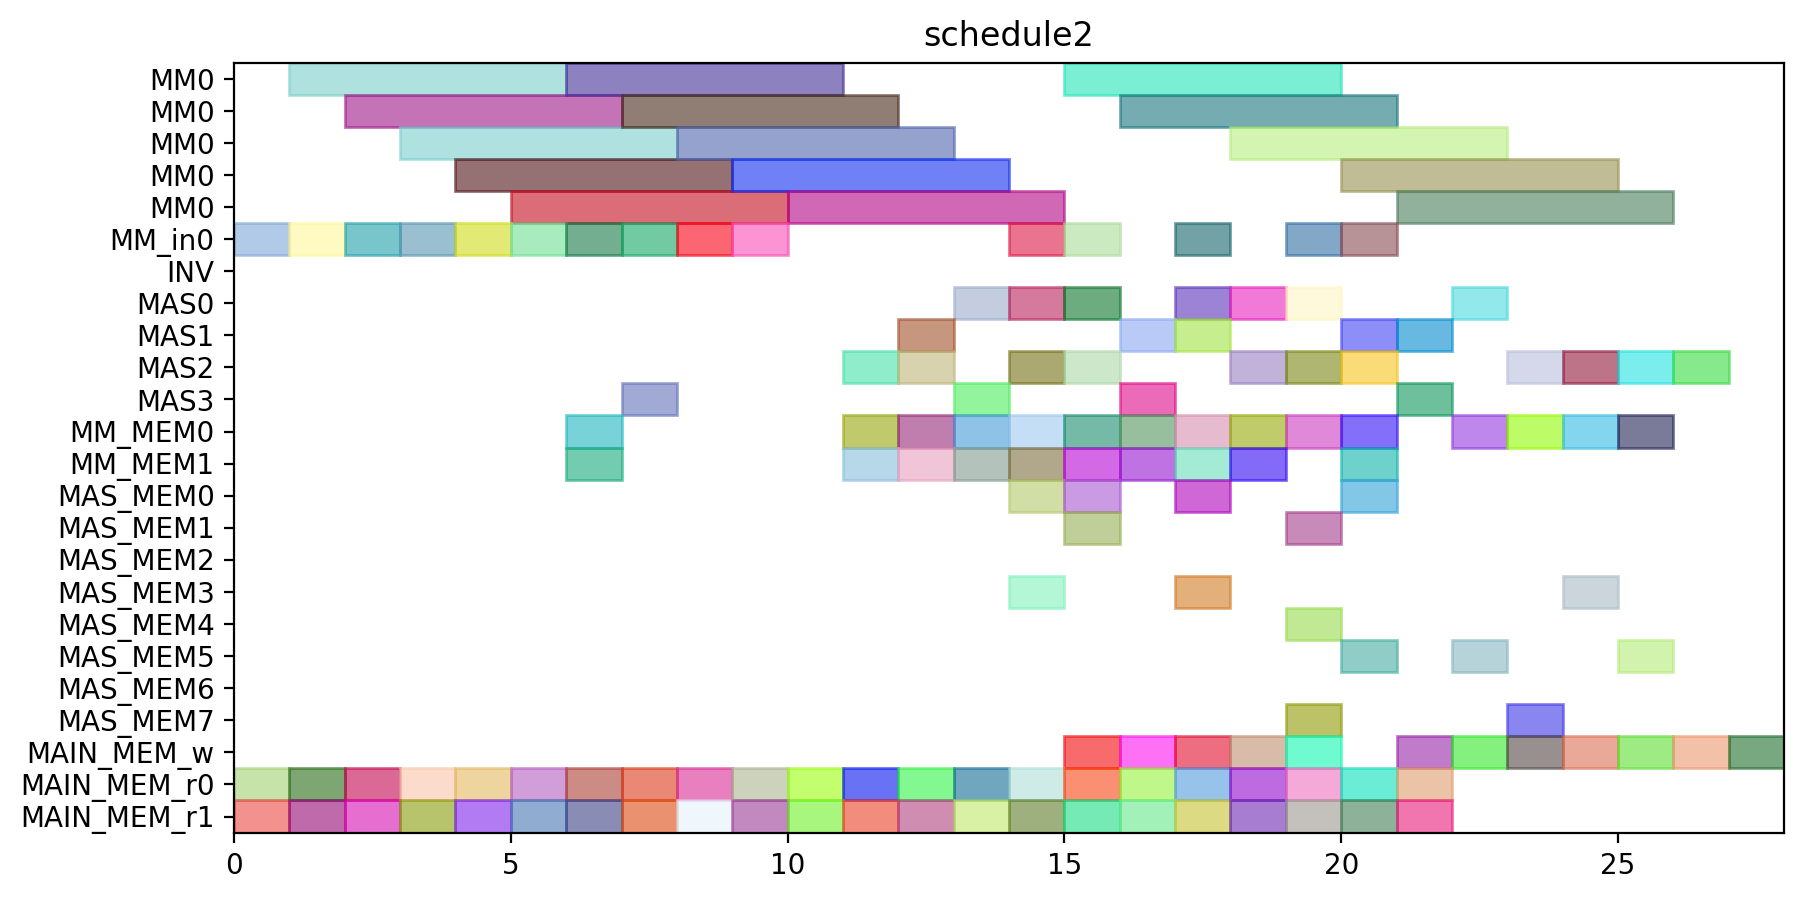

The Python source for this figure:
from pyschedule import Scenario, solvers, plotters, alt


def solve():
	horizon = 114
	S = Scenario("schedule2", horizon=horizon)

	# resource
	MM = S.Resources('MM', num=1, size=5)
	MM_in = S.Resources('MM_in', num=1)
	INV = S.Resource('INV')
	MAS = S.Resources('MAS', num=4, size=1, periods=range(1, horizon))
	MM_MEM = S.Resources('MM_MEM', num=1, size=2)
	MAS_MEM = S.Resources('MAS_MEM', num=4, size=2)
	MAIN_MEM_w = S.Resource('MAIN_MEM_w', size=1)
	MAIN_MEM_r = S.Resource('MAIN_MEM_r', size=2)

	# result of previous scheduling
	c21_t0_in = S.Task('c21_t0_in', length=1, delay_cost=1)
	S += c21_t0_in >= 0
	c21_t0_in += MM_in[0]

	c21_t0_mem0 = S.Task('c21_t0_mem0', length=1, delay_cost=1)
	S += c21_t0_mem0 >= 0
	c21_t0_mem0 += MAIN_MEM_r

	c21_t0_mem1 = S.Task('c21_t0_mem1', length=1, delay_cost=1)
	S += c21_t0_mem1 >= 0
	c21_t0_mem1 += MAIN_MEM_r

	c10_t0_in = S.Task('c10_t0_in', length=1, delay_cost=1)
	S += c10_t0_in >= 1
	c10_t0_in += MM_in[0]

	c10_t0_mem0 = S.Task('c10_t0_mem0', length=1, delay_cost=1)
	S += c10_t0_mem0 >= 1
	c10_t0_mem0 += MAIN_MEM_r

	c10_t0_mem1 = S.Task('c10_t0_mem1', length=1, delay_cost=1)
	S += c10_t0_mem1 >= 1
	c10_t0_mem1 += MAIN_MEM_r

	c21_t0 = S.Task('c21_t0', length=5, delay_cost=1)
	S += c21_t0 >= 1
	c21_t0 += MM[0]

	c01_t0_in = S.Task('c01_t0_in', length=1, delay_cost=1)
	S += c01_t0_in >= 2
	c01_t0_in += MM_in[0]

	c01_t0_mem0 = S.Task('c01_t0_mem0', length=1, delay_cost=1)
	S += c01_t0_mem0 >= 2
	c01_t0_mem0 += MAIN_MEM_r

	c01_t0_mem1 = S.Task('c01_t0_mem1', length=1, delay_cost=1)
	S += c01_t0_mem1 >= 2
	c01_t0_mem1 += MAIN_MEM_r

	c10_t0 = S.Task('c10_t0', length=5, delay_cost=1)
	S += c10_t0 >= 2
	c10_t0 += MM[0]

	c01_t0 = S.Task('c01_t0', length=5, delay_cost=1)
	S += c01_t0 >= 3
	c01_t0 += MM[0]

	c10_t1_in = S.Task('c10_t1_in', length=1, delay_cost=1)
	S += c10_t1_in >= 3
	c10_t1_in += MM_in[0]

	c10_t1_mem0 = S.Task('c10_t1_mem0', length=1, delay_cost=1)
	S += c10_t1_mem0 >= 3
	c10_t1_mem0 += MAIN_MEM_r

	c10_t1_mem1 = S.Task('c10_t1_mem1', length=1, delay_cost=1)
	S += c10_t1_mem1 >= 3
	c10_t1_mem1 += MAIN_MEM_r

	c01_t1_in = S.Task('c01_t1_in', length=1, delay_cost=1)
	S += c01_t1_in >= 4
	c01_t1_in += MM_in[0]

	c01_t1_mem0 = S.Task('c01_t1_mem0', length=1, delay_cost=1)
	S += c01_t1_mem0 >= 4
	c01_t1_mem0 += MAIN_MEM_r

	c01_t1_mem1 = S.Task('c01_t1_mem1', length=1, delay_cost=1)
	S += c01_t1_mem1 >= 4
	c01_t1_mem1 += MAIN_MEM_r

	c10_t1 = S.Task('c10_t1', length=5, delay_cost=1)
	S += c10_t1 >= 4
	c10_t1 += MM[0]

	c01_t1 = S.Task('c01_t1', length=5, delay_cost=1)
	S += c01_t1 >= 5
	c01_t1 += MM[0]

	c20_t0_in = S.Task('c20_t0_in', length=1, delay_cost=1)
	S += c20_t0_in >= 5
	c20_t0_in += MM_in[0]

	c20_t0_mem0 = S.Task('c20_t0_mem0', length=1, delay_cost=1)
	S += c20_t0_mem0 >= 5
	c20_t0_mem0 += MAIN_MEM_r

	c20_t0_mem1 = S.Task('c20_t0_mem1', length=1, delay_cost=1)
	S += c20_t0_mem1 >= 5
	c20_t0_mem1 += MAIN_MEM_r

	c11_t1_in = S.Task('c11_t1_in', length=1, delay_cost=1)
	S += c11_t1_in >= 6
	c11_t1_in += MM_in[0]

	c11_t1_mem0 = S.Task('c11_t1_mem0', length=1, delay_cost=1)
	S += c11_t1_mem0 >= 6
	c11_t1_mem0 += MAIN_MEM_r

	c11_t1_mem1 = S.Task('c11_t1_mem1', length=1, delay_cost=1)
	S += c11_t1_mem1 >= 6
	c11_t1_mem1 += MAIN_MEM_r

	c20_t0 = S.Task('c20_t0', length=5, delay_cost=1)
	S += c20_t0 >= 6
	c20_t0 += MM[0]

	c11_t1 = S.Task('c11_t1', length=5, delay_cost=1)
	S += c11_t1 >= 7
	c11_t1 += MM[0]

	c20_t1_in = S.Task('c20_t1_in', length=1, delay_cost=1)
	S += c20_t1_in >= 7
	c20_t1_in += MM_in[0]

	c20_t1_mem0 = S.Task('c20_t1_mem0', length=1, delay_cost=1)
	S += c20_t1_mem0 >= 7
	c20_t1_mem0 += MAIN_MEM_r

	c20_t1_mem1 = S.Task('c20_t1_mem1', length=1, delay_cost=1)
	S += c20_t1_mem1 >= 7
	c20_t1_mem1 += MAIN_MEM_r

	c11_t0_in = S.Task('c11_t0_in', length=1, delay_cost=1)
	S += c11_t0_in >= 8
	c11_t0_in += MM_in[0]

	c11_t0_mem0 = S.Task('c11_t0_mem0', length=1, delay_cost=1)
	S += c11_t0_mem0 >= 8
	c11_t0_mem0 += MAIN_MEM_r

	c11_t0_mem1 = S.Task('c11_t0_mem1', length=1, delay_cost=1)
	S += c11_t0_mem1 >= 8
	c11_t0_mem1 += MAIN_MEM_r

	c20_t1 = S.Task('c20_t1', length=5, delay_cost=1)
	S += c20_t1 >= 8
	c20_t1 += MM[0]

	c11_t0 = S.Task('c11_t0', length=5, delay_cost=1)
	S += c11_t0 >= 9
	c11_t0 += MM[0]

	c21_t1_in = S.Task('c21_t1_in', length=1, delay_cost=1)
	S += c21_t1_in >= 9
	c21_t1_in += MM_in[0]

	c21_t1_mem0 = S.Task('c21_t1_mem0', length=1, delay_cost=1)
	S += c21_t1_mem0 >= 9
	c21_t1_mem0 += MAIN_MEM_r

	c21_t1_mem1 = S.Task('c21_t1_mem1', length=1, delay_cost=1)
	S += c21_t1_mem1 >= 9
	c21_t1_mem1 += MAIN_MEM_r

	c01_t2_mem0 = S.Task('c01_t2_mem0', length=1, delay_cost=1)
	S += c01_t2_mem0 >= 10
	c01_t2_mem0 += MAIN_MEM_r

	c01_t2_mem1 = S.Task('c01_t2_mem1', length=1, delay_cost=1)
	S += c01_t2_mem1 >= 10
	c01_t2_mem1 += MAIN_MEM_r

	c21_t1 = S.Task('c21_t1', length=5, delay_cost=1)
	S += c21_t1 >= 10
	c21_t1 += MM[0]

	c01_t2 = S.Task('c01_t2', length=1, delay_cost=1)
	S += c01_t2 >= 11
	c01_t2 += MAS[1]

	c20_t2_mem0 = S.Task('c20_t2_mem0', length=1, delay_cost=1)
	S += c20_t2_mem0 >= 11
	c20_t2_mem0 += MAIN_MEM_r

	c20_t2_mem1 = S.Task('c20_t2_mem1', length=1, delay_cost=1)
	S += c20_t2_mem1 >= 11
	c20_t2_mem1 += MAIN_MEM_r

	c20_t2 = S.Task('c20_t2', length=1, delay_cost=1)
	S += c20_t2 >= 12
	c20_t2 += MAS[1]

	c21_t3_mem0 = S.Task('c21_t3_mem0', length=1, delay_cost=1)
	S += c21_t3_mem0 >= 12
	c21_t3_mem0 += MAIN_MEM_r

	c21_t3_mem1 = S.Task('c21_t3_mem1', length=1, delay_cost=1)
	S += c21_t3_mem1 >= 12
	c21_t3_mem1 += MAIN_MEM_r

	c20_t3_mem0 = S.Task('c20_t3_mem0', length=1, delay_cost=1)
	S += c20_t3_mem0 >= 13
	c20_t3_mem0 += MAIN_MEM_r

	c20_t3_mem1 = S.Task('c20_t3_mem1', length=1, delay_cost=1)
	S += c20_t3_mem1 >= 13
	c20_t3_mem1 += MAIN_MEM_r

	c21_t3 = S.Task('c21_t3', length=1, delay_cost=1)
	S += c21_t3 >= 13
	c21_t3 += MAS[1]

	c01_t3_mem0 = S.Task('c01_t3_mem0', length=1, delay_cost=1)
	S += c01_t3_mem0 >= 14
	c01_t3_mem0 += MAIN_MEM_r

	c01_t3_mem1 = S.Task('c01_t3_mem1', length=1, delay_cost=1)
	S += c01_t3_mem1 >= 14
	c01_t3_mem1 += MAIN_MEM_r

	c20_t3 = S.Task('c20_t3', length=1, delay_cost=1)
	S += c20_t3 >= 14
	c20_t3 += MAS[0]

	c01_t3 = S.Task('c01_t3', length=1, delay_cost=1)
	S += c01_t3 >= 15
	c01_t3 += MAS[0]

	c21_t2_mem0 = S.Task('c21_t2_mem0', length=1, delay_cost=1)
	S += c21_t2_mem0 >= 15
	c21_t2_mem0 += MAIN_MEM_r

	c21_t2_mem1 = S.Task('c21_t2_mem1', length=1, delay_cost=1)
	S += c21_t2_mem1 >= 15
	c21_t2_mem1 += MAIN_MEM_r

	c10_t2_mem0 = S.Task('c10_t2_mem0', length=1, delay_cost=1)
	S += c10_t2_mem0 >= 16
	c10_t2_mem0 += MAIN_MEM_r

	c10_t2_mem1 = S.Task('c10_t2_mem1', length=1, delay_cost=1)
	S += c10_t2_mem1 >= 16
	c10_t2_mem1 += MAIN_MEM_r

	c21_t2 = S.Task('c21_t2', length=1, delay_cost=1)
	S += c21_t2 >= 16
	c21_t2 += MAS[2]

	c10_t2 = S.Task('c10_t2', length=1, delay_cost=1)
	S += c10_t2 >= 17
	c10_t2 += MAS[2]

	c11_t2_mem0 = S.Task('c11_t2_mem0', length=1, delay_cost=1)
	S += c11_t2_mem0 >= 17
	c11_t2_mem0 += MAIN_MEM_r

	c11_t2_mem1 = S.Task('c11_t2_mem1', length=1, delay_cost=1)
	S += c11_t2_mem1 >= 17
	c11_t2_mem1 += MAIN_MEM_r

	c11_t2 = S.Task('c11_t2', length=1, delay_cost=1)
	S += c11_t2 >= 18
	c11_t2 += MAS[0]

	c11_t3_mem0 = S.Task('c11_t3_mem0', length=1, delay_cost=1)
	S += c11_t3_mem0 >= 18
	c11_t3_mem0 += MAIN_MEM_r

	c11_t3_mem1 = S.Task('c11_t3_mem1', length=1, delay_cost=1)
	S += c11_t3_mem1 >= 18
	c11_t3_mem1 += MAIN_MEM_r

	c10_t3_mem0 = S.Task('c10_t3_mem0', length=1, delay_cost=1)
	S += c10_t3_mem0 >= 19
	c10_t3_mem0 += MAIN_MEM_r

	c10_t3_mem1 = S.Task('c10_t3_mem1', length=1, delay_cost=1)
	S += c10_t3_mem1 >= 19
	c10_t3_mem1 += MAIN_MEM_r

	c11_t3 = S.Task('c11_t3', length=1, delay_cost=1)
	S += c11_t3 >= 19
	c11_t3 += MAS[0]

	c000_mem0 = S.Task('c000_mem0', length=1, delay_cost=1)
	S += c000_mem0 >= 20
	c000_mem0 += MAIN_MEM_r

	c000_mem1 = S.Task('c000_mem1', length=1, delay_cost=1)
	S += c000_mem1 >= 20
	c000_mem1 += MAIN_MEM_r

	c10_t3 = S.Task('c10_t3', length=1, delay_cost=1)
	S += c10_t3 >= 20
	c10_t3 += MAS[1]

	c000 = S.Task('c000', length=1, delay_cost=1)
	S += c000 >= 21
	c000 += MAS[0]

	c001_mem0 = S.Task('c001_mem0', length=1, delay_cost=1)
	S += c001_mem0 >= 21
	c001_mem0 += MAIN_MEM_r

	c001_mem1 = S.Task('c001_mem1', length=1, delay_cost=1)
	S += c001_mem1 >= 21
	c001_mem1 += MAIN_MEM_r

	c000_w = S.Task('c000_w', length=1, delay_cost=1)
	S += c000_w >= 22
	c000_w += MAIN_MEM_w

	c001 = S.Task('c001', length=1, delay_cost=1)
	S += c001 >= 22
	c001 += MAS[0]

	c001_w = S.Task('c001_w', length=1, delay_cost=1)
	S += c001_w >= 23
	c001_w += MAIN_MEM_w


	# new tasks
	c10_t4_in = S.Task('c10_t4_in', length=1, delay_cost=1)
	c10_t4_in += alt(MM_in)
	c10_t4 = S.Task('c10_t4', length=5, delay_cost=1)
	c10_t4 += alt(MM)
	S += c10_t4>=c10_t4_in

	c10_t4_mem0 = S.Task('c10_t4_mem0', length=1, delay_cost=1)
	c10_t4_mem0 += MAS_MEM[2]
	S += 17 < c10_t4_mem0
	S += c10_t4_mem0 <= c10_t4

	c10_t4_mem1 = S.Task('c10_t4_mem1', length=1, delay_cost=1)
	c10_t4_mem1 += MAS_MEM[1]
	S += 20 < c10_t4_mem1
	S += c10_t4_mem1 <= c10_t4

	c100 = S.Task('c100', length=1, delay_cost=1)
	c100 += alt(MAS)

	S += 17<c100

	c100_mem0 = S.Task('c100_mem0', length=1, delay_cost=1)
	c100_mem0 += MM_MEM[0]
	S += 6 < c100_mem0
	S += c100_mem0 <= c100

	c100_mem1 = S.Task('c100_mem1', length=1, delay_cost=1)
	c100_mem1 += MM_MEM[0]
	S += 8 < c100_mem1
	S += c100_mem1 <= c100

	c100_w = S.Task('c100_w', length=1, delay_cost=1)
	c100_w += alt(MAIN_MEM_w)
	S += c100 <= c100_w

	c10_t5 = S.Task('c10_t5', length=1, delay_cost=1)
	c10_t5 += alt(MAS)

	c10_t5_mem0 = S.Task('c10_t5_mem0', length=1, delay_cost=1)
	c10_t5_mem0 += MM_MEM[0]
	S += 6 < c10_t5_mem0
	S += c10_t5_mem0 <= c10_t5

	c10_t5_mem1 = S.Task('c10_t5_mem1', length=1, delay_cost=1)
	c10_t5_mem1 += MM_MEM[0]
	S += 8 < c10_t5_mem1
	S += c10_t5_mem1 <= c10_t5

	c20_t4_in = S.Task('c20_t4_in', length=1, delay_cost=1)
	c20_t4_in += alt(MM_in)
	c20_t4 = S.Task('c20_t4', length=5, delay_cost=1)
	c20_t4 += alt(MM)
	S += c20_t4>=c20_t4_in

	c20_t4_mem0 = S.Task('c20_t4_mem0', length=1, delay_cost=1)
	c20_t4_mem0 += MAS_MEM[1]
	S += 12 < c20_t4_mem0
	S += c20_t4_mem0 <= c20_t4

	c20_t4_mem1 = S.Task('c20_t4_mem1', length=1, delay_cost=1)
	c20_t4_mem1 += MAS_MEM[0]
	S += 14 < c20_t4_mem1
	S += c20_t4_mem1 <= c20_t4

	c200 = S.Task('c200', length=1, delay_cost=1)
	c200 += alt(MAS)

	S += 12<c200

	c200_mem0 = S.Task('c200_mem0', length=1, delay_cost=1)
	c200_mem0 += MM_MEM[0]
	S += 10 < c200_mem0
	S += c200_mem0 <= c200

	c200_mem1 = S.Task('c200_mem1', length=1, delay_cost=1)
	c200_mem1 += MM_MEM[0]
	S += 12 < c200_mem1
	S += c200_mem1 <= c200

	c200_w = S.Task('c200_w', length=1, delay_cost=1)
	c200_w += alt(MAIN_MEM_w)
	S += c200 <= c200_w

	c20_t5 = S.Task('c20_t5', length=1, delay_cost=1)
	c20_t5 += alt(MAS)

	c20_t5_mem0 = S.Task('c20_t5_mem0', length=1, delay_cost=1)
	c20_t5_mem0 += MM_MEM[0]
	S += 10 < c20_t5_mem0
	S += c20_t5_mem0 <= c20_t5

	c20_t5_mem1 = S.Task('c20_t5_mem1', length=1, delay_cost=1)
	c20_t5_mem1 += MM_MEM[0]
	S += 12 < c20_t5_mem1
	S += c20_t5_mem1 <= c20_t5

	c01_t4_in = S.Task('c01_t4_in', length=1, delay_cost=1)
	c01_t4_in += alt(MM_in)
	c01_t4 = S.Task('c01_t4', length=5, delay_cost=1)
	c01_t4 += alt(MM)
	S += c01_t4>=c01_t4_in

	c01_t4_mem0 = S.Task('c01_t4_mem0', length=1, delay_cost=1)
	c01_t4_mem0 += MAS_MEM[1]
	S += 11 < c01_t4_mem0
	S += c01_t4_mem0 <= c01_t4

	c01_t4_mem1 = S.Task('c01_t4_mem1', length=1, delay_cost=1)
	c01_t4_mem1 += MAS_MEM[0]
	S += 15 < c01_t4_mem1
	S += c01_t4_mem1 <= c01_t4

	c010 = S.Task('c010', length=1, delay_cost=1)
	c010 += alt(MAS)

	S += 11<c010

	c010_mem0 = S.Task('c010_mem0', length=1, delay_cost=1)
	c010_mem0 += MM_MEM[0]
	S += 7 < c010_mem0
	S += c010_mem0 <= c010

	c010_mem1 = S.Task('c010_mem1', length=1, delay_cost=1)
	c010_mem1 += MM_MEM[0]
	S += 9 < c010_mem1
	S += c010_mem1 <= c010

	c010_w = S.Task('c010_w', length=1, delay_cost=1)
	c010_w += alt(MAIN_MEM_w)
	S += c010 <= c010_w

	c01_t5 = S.Task('c01_t5', length=1, delay_cost=1)
	c01_t5 += alt(MAS)

	c01_t5_mem0 = S.Task('c01_t5_mem0', length=1, delay_cost=1)
	c01_t5_mem0 += MM_MEM[0]
	S += 7 < c01_t5_mem0
	S += c01_t5_mem0 <= c01_t5

	c01_t5_mem1 = S.Task('c01_t5_mem1', length=1, delay_cost=1)
	c01_t5_mem1 += MM_MEM[0]
	S += 9 < c01_t5_mem1
	S += c01_t5_mem1 <= c01_t5

	c11_t4_in = S.Task('c11_t4_in', length=1, delay_cost=1)
	c11_t4_in += alt(MM_in)
	c11_t4 = S.Task('c11_t4', length=5, delay_cost=1)
	c11_t4 += alt(MM)
	S += c11_t4>=c11_t4_in

	c11_t4_mem0 = S.Task('c11_t4_mem0', length=1, delay_cost=1)
	c11_t4_mem0 += MAS_MEM[0]
	S += 18 < c11_t4_mem0
	S += c11_t4_mem0 <= c11_t4

	c11_t4_mem1 = S.Task('c11_t4_mem1', length=1, delay_cost=1)
	c11_t4_mem1 += MAS_MEM[0]
	S += 19 < c11_t4_mem1
	S += c11_t4_mem1 <= c11_t4

	c110 = S.Task('c110', length=1, delay_cost=1)
	c110 += alt(MAS)

	S += 18<c110

	c110_mem0 = S.Task('c110_mem0', length=1, delay_cost=1)
	c110_mem0 += MM_MEM[0]
	S += 13 < c110_mem0
	S += c110_mem0 <= c110

	c110_mem1 = S.Task('c110_mem1', length=1, delay_cost=1)
	c110_mem1 += MM_MEM[0]
	S += 11 < c110_mem1
	S += c110_mem1 <= c110

	c110_w = S.Task('c110_w', length=1, delay_cost=1)
	c110_w += alt(MAIN_MEM_w)
	S += c110 <= c110_w

	c11_t5 = S.Task('c11_t5', length=1, delay_cost=1)
	c11_t5 += alt(MAS)

	c11_t5_mem0 = S.Task('c11_t5_mem0', length=1, delay_cost=1)
	c11_t5_mem0 += MM_MEM[0]
	S += 13 < c11_t5_mem0
	S += c11_t5_mem0 <= c11_t5

	c11_t5_mem1 = S.Task('c11_t5_mem1', length=1, delay_cost=1)
	c11_t5_mem1 += MM_MEM[0]
	S += 11 < c11_t5_mem1
	S += c11_t5_mem1 <= c11_t5

	c21_t4_in = S.Task('c21_t4_in', length=1, delay_cost=1)
	c21_t4_in += alt(MM_in)
	c21_t4 = S.Task('c21_t4', length=5, delay_cost=1)
	c21_t4 += alt(MM)
	S += c21_t4>=c21_t4_in

	c21_t4_mem0 = S.Task('c21_t4_mem0', length=1, delay_cost=1)
	c21_t4_mem0 += MAS_MEM[2]
	S += 16 < c21_t4_mem0
	S += c21_t4_mem0 <= c21_t4

	c21_t4_mem1 = S.Task('c21_t4_mem1', length=1, delay_cost=1)
	c21_t4_mem1 += MAS_MEM[1]
	S += 13 < c21_t4_mem1
	S += c21_t4_mem1 <= c21_t4

	c210 = S.Task('c210', length=1, delay_cost=1)
	c210 += alt(MAS)

	S += 16<c210

	c210_mem0 = S.Task('c210_mem0', length=1, delay_cost=1)
	c210_mem0 += MM_MEM[0]
	S += 5 < c210_mem0
	S += c210_mem0 <= c210

	c210_mem1 = S.Task('c210_mem1', length=1, delay_cost=1)
	c210_mem1 += MM_MEM[0]
	S += 14 < c210_mem1
	S += c210_mem1 <= c210

	c210_w = S.Task('c210_w', length=1, delay_cost=1)
	c210_w += alt(MAIN_MEM_w)
	S += c210 <= c210_w

	c21_t5 = S.Task('c21_t5', length=1, delay_cost=1)
	c21_t5 += alt(MAS)

	c21_t5_mem0 = S.Task('c21_t5_mem0', length=1, delay_cost=1)
	c21_t5_mem0 += MM_MEM[0]
	S += 5 < c21_t5_mem0
	S += c21_t5_mem0 <= c21_t5

	c21_t5_mem1 = S.Task('c21_t5_mem1', length=1, delay_cost=1)
	c21_t5_mem1 += MM_MEM[0]
	S += 14 < c21_t5_mem1
	S += c21_t5_mem1 <= c21_t5

	c101 = S.Task('c101', length=1, delay_cost=1)
	c101 += alt(MAS)

	S += 17<c101

	c101_mem0 = S.Task('c101_mem0', length=1, delay_cost=1)
	c101_mem0 += alt(MM_MEM)
	S += (c10_t4*MM[0])-1 < c101_mem0*MM_MEM[0]
	S += c101_mem0 <= c101

	c101_mem1 = S.Task('c101_mem1', length=1, delay_cost=1)
	c101_mem1 += alt(MAS_MEM)
	S += (c10_t5*MAS[0])-1 < c101_mem1*MAS_MEM[0]
	S += (c10_t5*MAS[1])-1 < c101_mem1*MAS_MEM[1]
	S += (c10_t5*MAS[2])-1 < c101_mem1*MAS_MEM[2]
	S += (c10_t5*MAS[3])-1 < c101_mem1*MAS_MEM[3]
	S += c101_mem1 <= c101

	c101_w = S.Task('c101_w', length=1, delay_cost=1)
	c101_w += alt(MAIN_MEM_w)
	S += c101 <= c101_w

	c201 = S.Task('c201', length=1, delay_cost=1)
	c201 += alt(MAS)

	S += 12<c201

	c201_mem0 = S.Task('c201_mem0', length=1, delay_cost=1)
	c201_mem0 += alt(MM_MEM)
	S += (c20_t4*MM[0])-1 < c201_mem0*MM_MEM[0]
	S += c201_mem0 <= c201

	c201_mem1 = S.Task('c201_mem1', length=1, delay_cost=1)
	c201_mem1 += alt(MAS_MEM)
	S += (c20_t5*MAS[0])-1 < c201_mem1*MAS_MEM[0]
	S += (c20_t5*MAS[1])-1 < c201_mem1*MAS_MEM[1]
	S += (c20_t5*MAS[2])-1 < c201_mem1*MAS_MEM[2]
	S += (c20_t5*MAS[3])-1 < c201_mem1*MAS_MEM[3]
	S += c201_mem1 <= c201

	c201_w = S.Task('c201_w', length=1, delay_cost=1)
	c201_w += alt(MAIN_MEM_w)
	S += c201 <= c201_w

	c011 = S.Task('c011', length=1, delay_cost=1)
	c011 += alt(MAS)

	S += 11<c011

	c011_mem0 = S.Task('c011_mem0', length=1, delay_cost=1)
	c011_mem0 += alt(MM_MEM)
	S += (c01_t4*MM[0])-1 < c011_mem0*MM_MEM[0]
	S += c011_mem0 <= c011

	c011_mem1 = S.Task('c011_mem1', length=1, delay_cost=1)
	c011_mem1 += alt(MAS_MEM)
	S += (c01_t5*MAS[0])-1 < c011_mem1*MAS_MEM[0]
	S += (c01_t5*MAS[1])-1 < c011_mem1*MAS_MEM[1]
	S += (c01_t5*MAS[2])-1 < c011_mem1*MAS_MEM[2]
	S += (c01_t5*MAS[3])-1 < c011_mem1*MAS_MEM[3]
	S += c011_mem1 <= c011

	c011_w = S.Task('c011_w', length=1, delay_cost=1)
	c011_w += alt(MAIN_MEM_w)
	S += c011 <= c011_w

	c111 = S.Task('c111', length=1, delay_cost=1)
	c111 += alt(MAS)

	S += 18<c111

	c111_mem0 = S.Task('c111_mem0', length=1, delay_cost=1)
	c111_mem0 += alt(MM_MEM)
	S += (c11_t4*MM[0])-1 < c111_mem0*MM_MEM[0]
	S += c111_mem0 <= c111

	c111_mem1 = S.Task('c111_mem1', length=1, delay_cost=1)
	c111_mem1 += alt(MAS_MEM)
	S += (c11_t5*MAS[0])-1 < c111_mem1*MAS_MEM[0]
	S += (c11_t5*MAS[1])-1 < c111_mem1*MAS_MEM[1]
	S += (c11_t5*MAS[2])-1 < c111_mem1*MAS_MEM[2]
	S += (c11_t5*MAS[3])-1 < c111_mem1*MAS_MEM[3]
	S += c111_mem1 <= c111

	c111_w = S.Task('c111_w', length=1, delay_cost=1)
	c111_w += alt(MAIN_MEM_w)
	S += c111 <= c111_w

	c211 = S.Task('c211', length=1, delay_cost=1)
	c211 += alt(MAS)

	S += 16<c211

	c211_mem0 = S.Task('c211_mem0', length=1, delay_cost=1)
	c211_mem0 += alt(MM_MEM)
	S += (c21_t4*MM[0])-1 < c211_mem0*MM_MEM[0]
	S += c211_mem0 <= c211

	c211_mem1 = S.Task('c211_mem1', length=1, delay_cost=1)
	c211_mem1 += alt(MAS_MEM)
	S += (c21_t5*MAS[0])-1 < c211_mem1*MAS_MEM[0]
	S += (c21_t5*MAS[1])-1 < c211_mem1*MAS_MEM[1]
	S += (c21_t5*MAS[2])-1 < c211_mem1*MAS_MEM[2]
	S += (c21_t5*MAS[3])-1 < c211_mem1*MAS_MEM[3]
	S += c211_mem1 <= c211

	c211_w = S.Task('c211_w', length=1, delay_cost=1)
	c211_w += alt(MAIN_MEM_w)
	S += c211 <= c211_w

	solvers.mip.solve(S,msg=1,kind='CPLEX',ratio_gap=1.01)

	solution = [['hoge']*len(S.solution()[1]) for i in range(len(S.solution()))]
	for i in range(len(S.solution())):
		for j in range(len(S.solution()[i])):
			solution[i][j]=str(S.solution()[i][j])
	print(solution)

	cycles = int(solution[-1][3])

	pic_file_name = "/home/mfukuda/ABE/python/multiRAM_multiMAS/scheduling_result/stage5MM1_stage1MAS4/FROB/schedule2.png"
	if(S.solution() != []):
		plotters.matplotlib.plot(S,img_filename=pic_file_name, show_task_labels=False, fig_size=(cycles*0.25+3, 5))

	return solution
